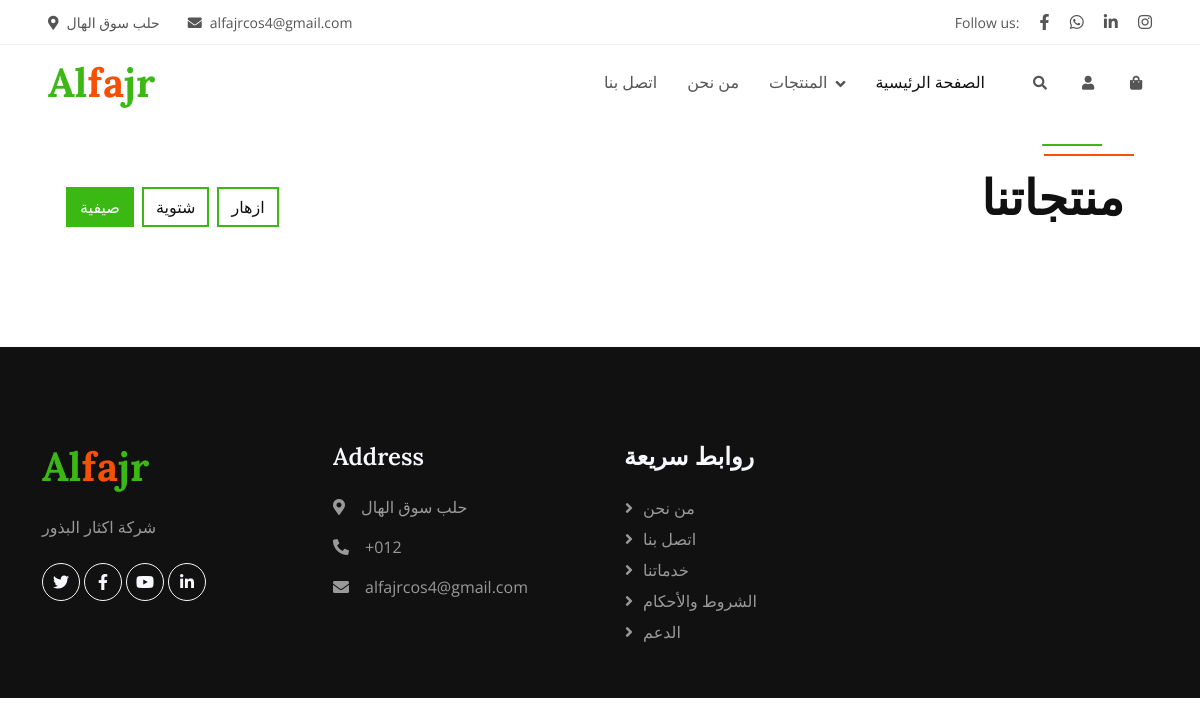
Before: /product/summer/ with the older database file.
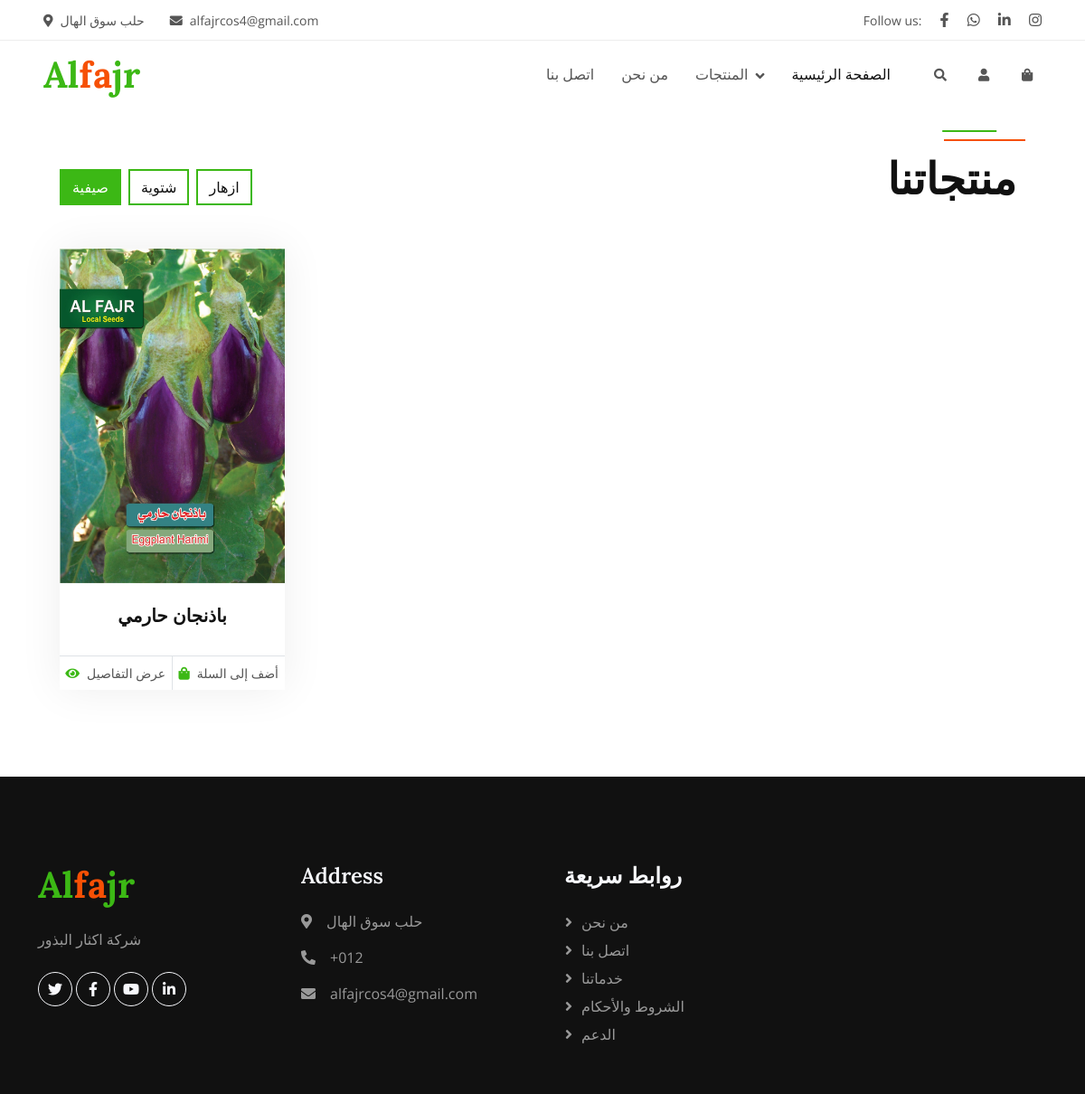
After: the same page with the newer database file.
### myalfajr/models.py (models this page shows, shortened)
class seeds(models.Model):
    name_s=models.CharField(max_length=225)
    catgory=models.CharField(choices=x ,default='m')
    img_s= models.ImageField(upload_to='imge',blank=True, max_length=255)

### myalfajr/views.py (the view)
# urls.py: path('product/<str:category>/', views.product, name='product'),
def product(request, category):
    all_seeds = seeds.objects.filter(catgory=category)
    if request.GET.get('show') == 'all':
        first_seeds = all_seeds  # عرض الكل
        show_more = False
    else:
        first_seeds = all_seeds[:8]
        show_more = all_seeds.count() > 8
    return render(request, 'alfajr/product.html', {
        'seed': first_seeds,
        'show_more': show_more,
        'category': category,
    })

### templates/alfajr/product.html (shortened to what this page needs)
{% extends "base.html" %}
{% load static %}
{% block content %}
    <div class="container mt-5 pt-5" >
        <div class="container-xxl py-5">
            <div class="container">
                <div class="row g-0 gx-5 align-items-end">
                    <div class="col-lg-6 text-end order-lg-last">
                        <div class="section-header mb-5 wow fadeInUp" data-wow-delay="0.1s" style="max-width: 500px;">
                            <h1 class="display-5 mb-3">منتجاتنا</h1>
                        </div>
                    </div>
                    <div class="col-lg-6 text-start order-lg-first">
                        <ul class="nav nav-pills d-inline-flex justify-content-start mb-5">
                            <li class="nav-item me-2">
                                <a class="btn btn-outline-primary border-2 active" data-bs-toggle="pill" href="#tab-1">صيفية</a>
                            </li>
                            <li class="nav-item me-2">
                                <a class="btn btn-outline-primary border-2" data-bs-toggle="pill" href="#tab-2">شتوية</a>
                            </li>
                            <li class="nav-item me-0">
                                <a class="btn btn-outline-primary border-2" data-bs-toggle="pill" href="#tab-3">ازهار</a>
                            </li>
                        </ul>
                    </div>
                </div>
                <div class="tab-content">
                    <div id="tab-1" class="tab-pane fade show p-0 active">
                        <div class="row g-4">
                            {% for seed in seed %}
                                <div class="col-lg-3 col-md-4 col-sm-6 wow fadeInUp" data-wow-delay="0.1s">
                                    <div class="product-item">
                                        <div class="position-relative bg-light overflow-hidden">
                                            <img class="img-fluid w-100" src="{{ seed.img_s.url }}" alt="{{ seed.name_s }}" style="height: 370px;">
                                        </div>
                                        <div class="text-center p-4">
                                            <a class="d-block h5 mb-2" href="">{{ seed.name_s }}</a>
                                        </div>
                                        <div class="d-flex border-top">
                                            <small class="w-50 text-center border-end py-2">
                                                <a class="text-body" href=""><i class="fa fa-eye text-primary me-2"></i>عرض التفاصيل</a>
                                            </small>
                                            <small class="w-50 text-center py-2">
                                                <a class="text-body" href=""><i class="fa fa-shopping-bag text-primary me-2"></i>أضف إلى السلة</a>
                                            </small>
                                        </div>
                                    </div>
                                </div>
                            {% endfor %}
                        </div>
                    </div>
                </div>
            </div>
        </div>
    </div>
{% endblock content %}

Changed rows visible on the page:
added seeds: img_s (picture), name_s "باذنجان حارمي"
